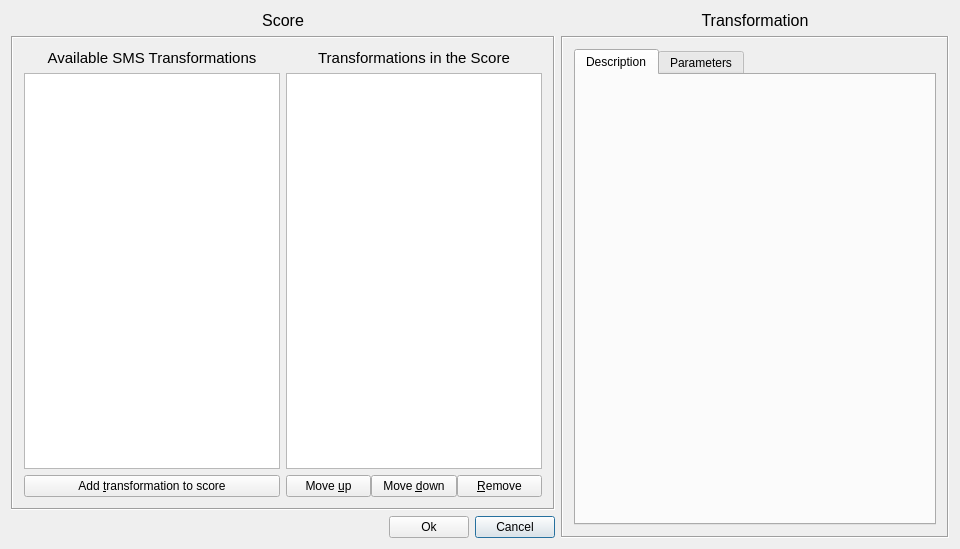
<?xml version="1.0" encoding="UTF-8"?>
<ui version="4.0">
 <class>ScoreEditorDlg</class>
 <widget class="QDialog" name="ScoreEditorDlg">
  <property name="geometry">
   <rect>
    <x>0</x>
    <y>0</y>
    <width>960</width>
    <height>549</height>
   </rect>
  </property>
  <property name="windowTitle">
   <string>SMS Tools 2 - SMS Transformation Score Editor</string>
  </property>
  <property name="modal">
   <bool>true</bool>
  </property>
  <layout class="QHBoxLayout">
   <item>
    <layout class="QVBoxLayout">
     <item>
      <widget class="QLabel" name="mScoreTitle">
       <property name="sizePolicy">
        <sizepolicy hsizetype="Preferred" vsizetype="Minimum">
         <horstretch>0</horstretch>
         <verstretch>0</verstretch>
        </sizepolicy>
       </property>
       <property name="font">
        <font>
         <pointsize>12</pointsize>
        </font>
       </property>
       <property name="text">
        <string>Score</string>
       </property>
       <property name="alignment">
        <set>Qt::AlignCenter</set>
       </property>
       <property name="wordWrap">
        <bool>false</bool>
       </property>
      </widget>
     </item>
     <item>
      <widget class="QFrame" name="mScoreFrameContainer">
       <property name="frameShape">
        <enum>QFrame::Box</enum>
       </property>
       <property name="frameShadow">
        <enum>QFrame::Sunken</enum>
       </property>
       <property name="lineWidth">
        <number>1</number>
       </property>
       <layout class="QHBoxLayout">
        <item>
         <layout class="QVBoxLayout">
          <item>
           <widget class="QLabel" name="mAvailableTransformationsLabel">
            <property name="font">
             <font>
              <pointsize>11</pointsize>
             </font>
            </property>
            <property name="text">
             <string>Available SMS Transformations</string>
            </property>
            <property name="alignment">
             <set>Qt::AlignCenter</set>
            </property>
            <property name="wordWrap">
             <bool>false</bool>
            </property>
           </widget>
          </item>
          <item>
           <widget class="QListWidget" name="mAvailableTransformationList">
            <property name="minimumSize">
             <size>
              <width>200</width>
              <height>0</height>
             </size>
            </property>
           </widget>
          </item>
          <item>
           <widget class="QPushButton" name="mAddToScoreBtn">
            <property name="minimumSize">
             <size>
              <width>200</width>
              <height>0</height>
             </size>
            </property>
            <property name="text">
             <string>Add &amp;transformation to score</string>
            </property>
            <property name="shortcut">
             <string>Alt+T</string>
            </property>
            <property name="autoDefault">
             <bool>true</bool>
            </property>
           </widget>
          </item>
         </layout>
        </item>
        <item>
         <layout class="QVBoxLayout">
          <item>
           <widget class="QLabel" name="mScoreTransformationLabel">
            <property name="font">
             <font>
              <pointsize>11</pointsize>
             </font>
            </property>
            <property name="text">
             <string>Transformations in the Score</string>
            </property>
            <property name="alignment">
             <set>Qt::AlignCenter</set>
            </property>
            <property name="wordWrap">
             <bool>false</bool>
            </property>
           </widget>
          </item>
          <item>
           <widget class="QListWidget" name="mScoreTransformationList">
            <property name="minimumSize">
             <size>
              <width>175</width>
              <height>0</height>
             </size>
            </property>
           </widget>
          </item>
          <item>
           <layout class="QHBoxLayout">
            <property name="spacing">
             <number>0</number>
            </property>
            <item>
             <widget class="QPushButton" name="mMoveUpBtn">
              <property name="minimumSize">
               <size>
                <width>65</width>
                <height>0</height>
               </size>
              </property>
              <property name="text">
               <string>Move &amp;up</string>
              </property>
              <property name="shortcut">
               <string>Alt+U</string>
              </property>
             </widget>
            </item>
            <item>
             <widget class="QPushButton" name="mMoveDownBtn">
              <property name="minimumSize">
               <size>
                <width>70</width>
                <height>0</height>
               </size>
              </property>
              <property name="text">
               <string>Move &amp;down</string>
              </property>
              <property name="shortcut">
               <string>Alt+D</string>
              </property>
             </widget>
            </item>
            <item>
             <widget class="QPushButton" name="mRemoveBtn">
              <property name="minimumSize">
               <size>
                <width>65</width>
                <height>0</height>
               </size>
              </property>
              <property name="text">
               <string>&amp;Remove</string>
              </property>
              <property name="shortcut">
               <string>Alt+R</string>
              </property>
             </widget>
            </item>
           </layout>
          </item>
         </layout>
        </item>
       </layout>
      </widget>
     </item>
     <item>
      <layout class="QHBoxLayout">
       <item>
        <spacer name="spacer1">
         <property name="orientation">
          <enum>Qt::Horizontal</enum>
         </property>
         <property name="sizeType">
          <enum>QSizePolicy::Expanding</enum>
         </property>
         <property name="sizeHint" stdset="0">
          <size>
           <width>81</width>
           <height>21</height>
          </size>
         </property>
        </spacer>
       </item>
       <item>
        <widget class="QPushButton" name="mOkBtn">
         <property name="text">
          <string>Ok</string>
         </property>
        </widget>
       </item>
       <item>
        <widget class="QPushButton" name="mCancelBtn">
         <property name="text">
          <string>Cancel</string>
         </property>
         <property name="default">
          <bool>true</bool>
         </property>
        </widget>
       </item>
      </layout>
     </item>
    </layout>
   </item>
   <item>
    <layout class="QVBoxLayout">
     <item>
      <widget class="QLabel" name="mTransformationLabel">
       <property name="sizePolicy">
        <sizepolicy hsizetype="Preferred" vsizetype="Minimum">
         <horstretch>0</horstretch>
         <verstretch>0</verstretch>
        </sizepolicy>
       </property>
       <property name="font">
        <font>
         <pointsize>12</pointsize>
        </font>
       </property>
       <property name="text">
        <string>Transformation</string>
       </property>
       <property name="alignment">
        <set>Qt::AlignCenter</set>
       </property>
       <property name="wordWrap">
        <bool>false</bool>
       </property>
      </widget>
     </item>
     <item>
      <widget class="QFrame" name="frame4">
       <property name="frameShape">
        <enum>QFrame::Box</enum>
       </property>
       <property name="frameShadow">
        <enum>QFrame::Sunken</enum>
       </property>
       <layout class="QHBoxLayout">
        <item>
         <widget class="QTabWidget" name="mTabWidget">
          <property name="currentIndex">
           <number>0</number>
          </property>
          <widget class="QWidget" name="tab">
           <attribute name="title">
            <string>Description</string>
           </attribute>
          </widget>
          <widget class="QWidget" name="tab">
           <attribute name="title">
            <string>Parameters</string>
           </attribute>
          </widget>
         </widget>
        </item>
       </layout>
      </widget>
     </item>
    </layout>
   </item>
  </layout>
 </widget>
 <layoutdefault spacing="6" margin="11"/>
 <tabstops>
  <tabstop>mAvailableTransformationList</tabstop>
  <tabstop>mAddToScoreBtn</tabstop>
  <tabstop>mScoreTransformationList</tabstop>
  <tabstop>mMoveUpBtn</tabstop>
  <tabstop>mMoveDownBtn</tabstop>
  <tabstop>mRemoveBtn</tabstop>
  <tabstop>mTabWidget</tabstop>
  <tabstop>mOkBtn</tabstop>
  <tabstop>mCancelBtn</tabstop>
 </tabstops>
 <resources/>
</ui>
